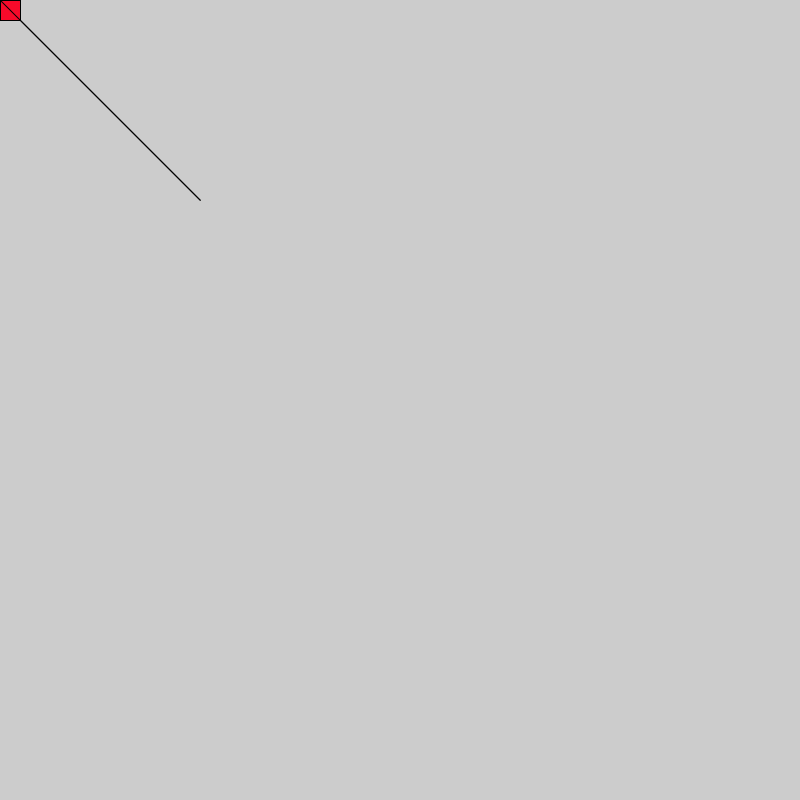
Frame 1 (no input)
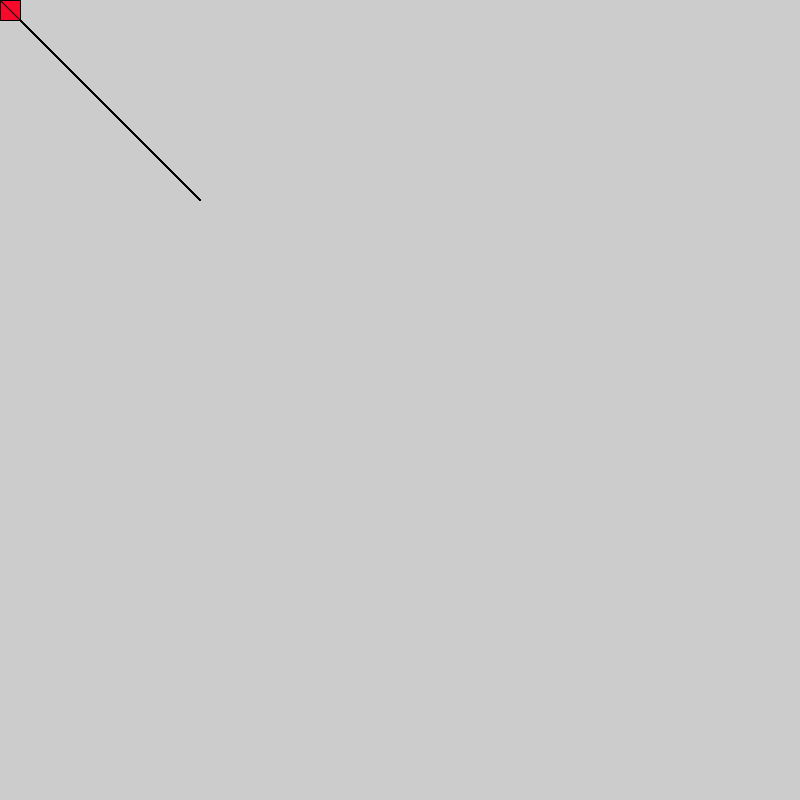
Frame 60 (the mouse pressed at the canvas centre just before this capture)
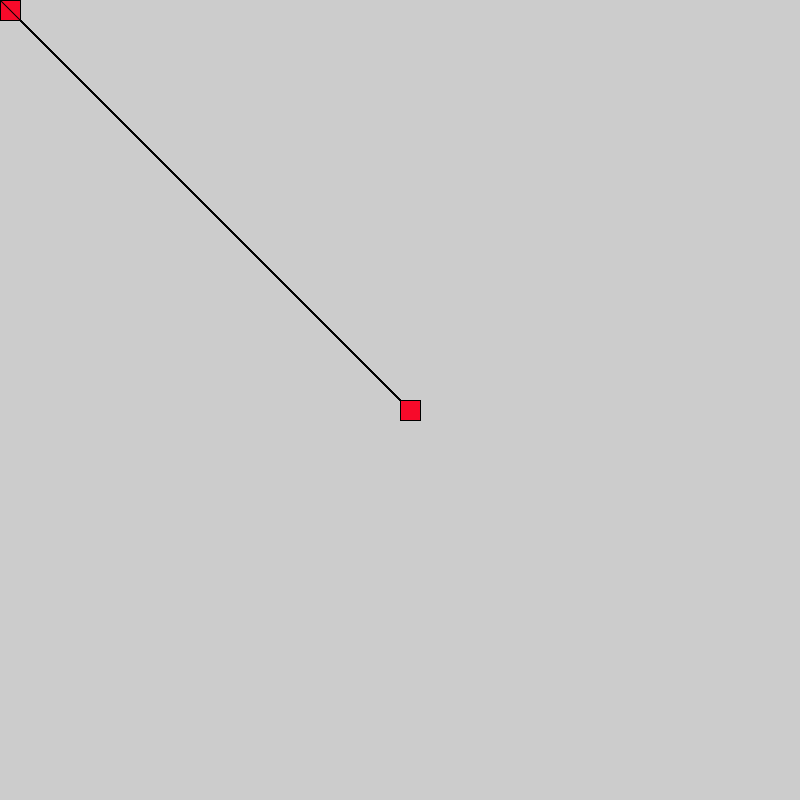
Frame 120 (the mouse held since frame 60 and released just before this capture)

The Processing sketch that drew these frames (run headless with seeded random() and noise(); from frame 60 on, the mouse is pressed at the canvas centre):

// Processing sketch: processing_114267
// ── processing_114267.pde

void setup () {
  size (800, 800);
}

void draw() {


  line(mouseX, mouseY, 20, 20);
  fill(#B0E319);
  triangle(20,20,200,200,mouseX,mouseY);
  fill(#E0105C);
  rect(mouseY, mouseX, 20, 20);
   line(mouseY, mouseX, 20, 20);
  fill(#F70A2A);
  rect(mouseX, mouseY, 20, 20);
  fill(#B21D99);
  triangle(20,20,200,200,mouseY,mouseX);
 

  
}
